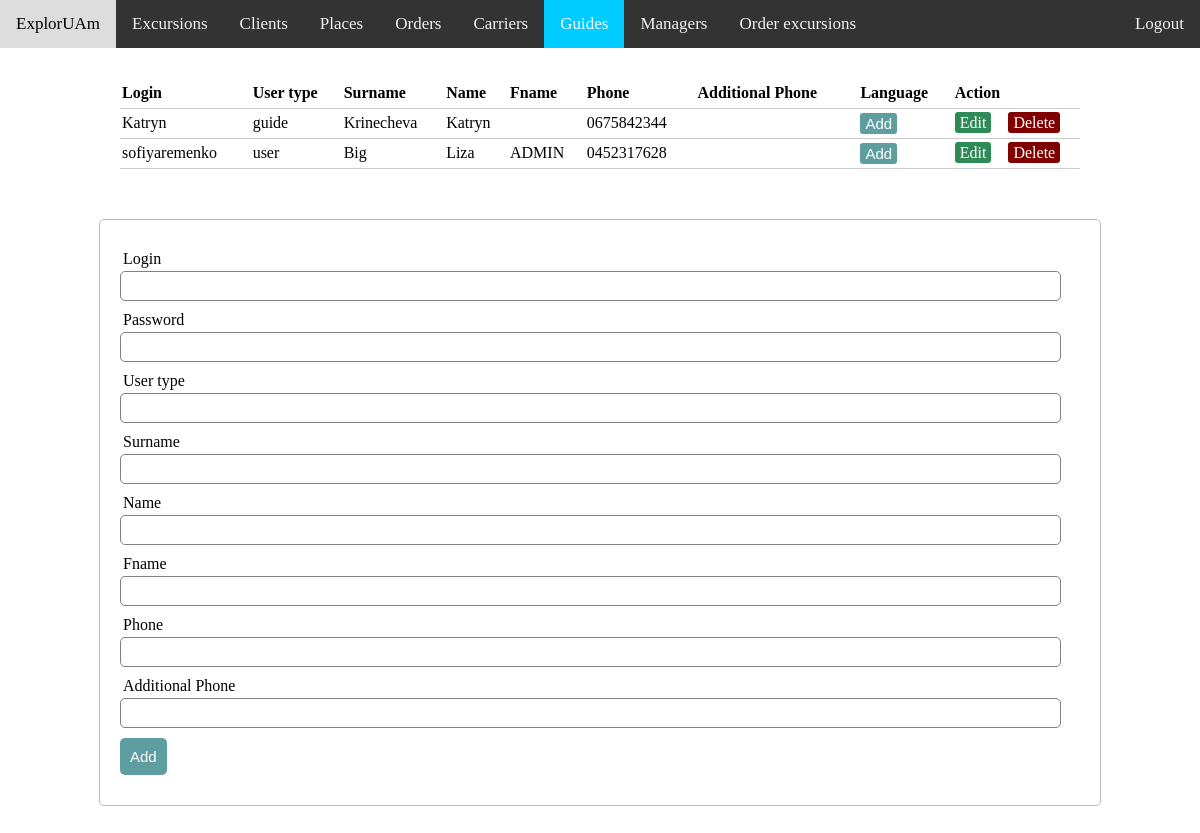
/admin_view/guides.php, run on an earlier commit of the app's database.
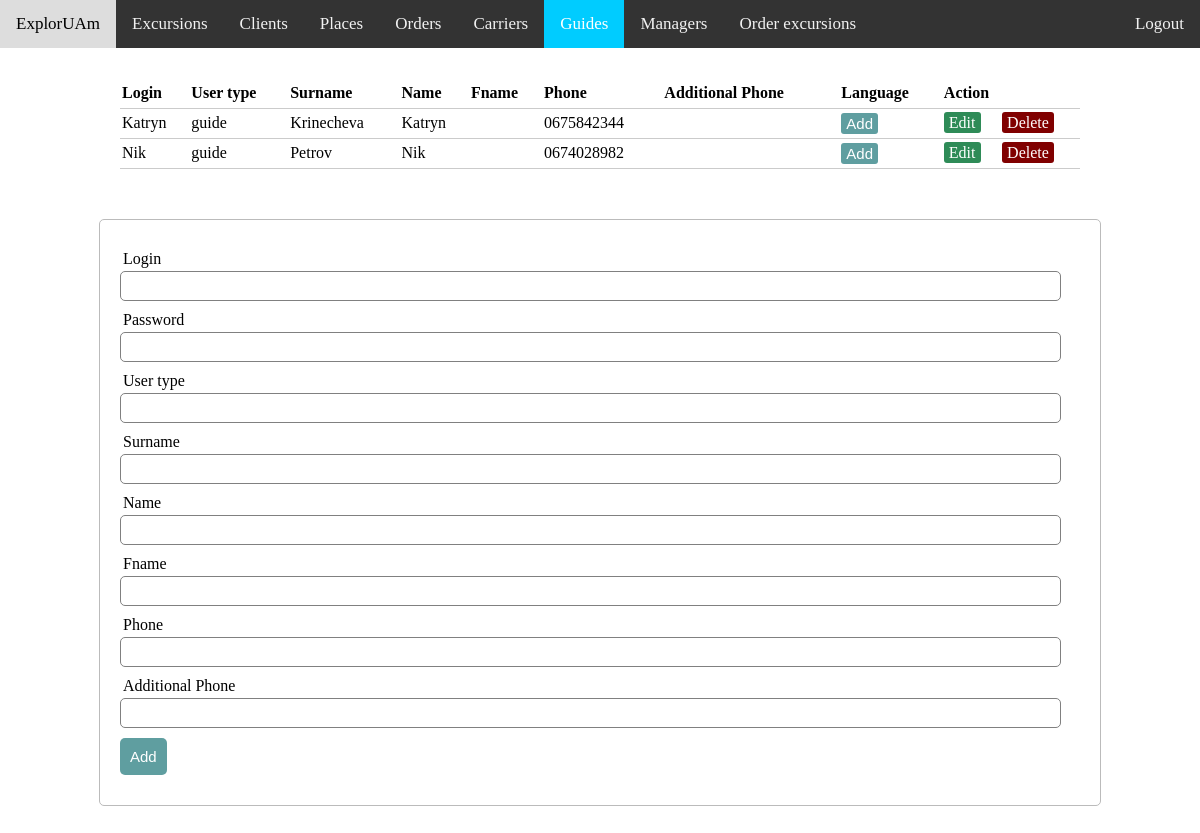
And on a later commit of the database.
### tables this page shows
CREATE TABLE IF NOT EXISTS `guides` (
  `tab_number` int(11) NOT NULL AUTO_INCREMENT,
  `g_login` varchar(32) NOT NULL,
  `g_password` varchar(500) NOT NULL,
  `g_usertype` varchar(5) NOT NULL,
  `g_surname` varchar(30) NOT NULL,
  `g_name` varchar(30) NOT NULL,
  `g_fname` varchar(30) DEFAULT NULL,
  `g_phone` char(10) NOT NULL,
  `g_anoth_phone` char(10) DEFAULT NULL,
  PRIMARY KEY (`tab_number`)
);

### admin_view/server.php (called while the page is built, shortened)
<?php
	$update = false;
	$g_login= "";
	$g_password= "";
	$g_usertype= "";
	$g_surname= "";
	$g_name= "";
	$g_fname= "";
	$g_phone= "";
	$g_anoth_phone= "";
?>

### admin_view/guides.php (the view, shortened to what this page needs)
<?php  include('server.php');
?>
<html>
<head>
<link rel="stylesheet" href="adminstyle.css">
</head>
<body>
<div class="topnav"> <a class="hover">ExplorUAm</a>
  <a href="excursions.php">Excursions</a>
  <a href="clients.php">Clients</a>
  <a href="places.php">Places</a>
  <a href="orders.php">Orders</a>
  <a href="carriers.php">Carriers</a>
  <a class="active" href="guides.php">Guides</a>
  <a href="managers.php">Managers</a>
  <a href="order_excursions.php">Order excursions</a>
  <a href="../logout.php" style="float:right"> Logout </a>
</div>
<?php $results = mysqli_query($db, "SELECT * FROM guides"); ?>
<table>
  <thead>
    <tr>
      <th>Login</th>
      <th>User type</th>
      <th>Surname</th>
      <th>Name</th>
      <th>Fname</th>
      <th>Phone</th>
      <th>Additional Phone</th>
      <th>Language</th>
      <th colspan="2">Action</th>
    </tr>
  </thead>
  <?php while ($row = mysqli_fetch_array($results)) { ?>
    <tr>
      <td><?php echo $row['g_login']; ?></td>
      <td><?php echo $row['g_usertype']; ?></td>
      <td><?php echo $row['g_surname']; ?></td>
      <td><?php echo $row['g_name']; ?></td>
      <td><?php echo $row['g_fname']; ?></td>
      <td><?php echo $row['g_phone']; ?></td>
      <td><?php echo $row['g_anoth_phone']; ?></td>
      <td>
        <button class="myBtn" id="myBtn"> Add </button></td>
      <td>
        <a href="guides.php?edit_g=<?php echo $row['tab_number']; ?>" class="edit_btn" >Edit</a>
      </td>
      <td>
        <a href="server.php?del_g=<?php echo $row['tab_number']; ?>" class="del_btn">Delete</a>
      </td>
    </tr>
  <?php } ?>
</table>
  <form method="post" action="server.php" >
    <div class="input-group">
      <label>Login</label>
      <input type="text" name="login" value="<?php echo $g_login; ?>">
    </div>
    <div class="input-group">
      <?php if ($update == false): ?>
      <label>Password</label>
      <input type="text" name="password" value="<?php echo $g_password; ?>">
      <?php else: ?>
      <input type="hidden" name="password" value="<?php echo $g_password; ?>">
      <?php endif ?>
    </div>
    <div class="input-group">
      <label>User type</label>
      <input type="text" name="usertype" value="<?php echo $g_usertype; ?>">
    </div>
    <div class="input-group">
      <label>Surname</label>
      <input type="text" name="surname"value="<?php echo $g_surname; ?>">
    </div>
    <div class="input-group">
      <label>Name</label>
      <input type="text" name="name" value="<?php echo $g_name; ?>">
    </div>
    <div class="input-group">
      <label>Fname</label>
      <input type="text" name="fname" value="<?php echo $g_fname; ?>">
    </div>
    <div class="input-group">
      <label>Phone</label>
      <input type="text" name="phone" value="<?php echo $g_phone; ?>">
    </div>
    <div class="input-group">
      <label>Additional Phone</label>
      <input type="text" name="anoth_phone" value="<?php echo $g_anoth_phone; ?>">
    </div>
    <div class="input-group">
      <?php if ($update == true): ?>
      <button class="btn" type="submit" name="update_g" style="background: #ddd;" >Update</button>
      <?php else: ?>
      <button class="btn" type="submit" name="save_g" >Add</button>
      <?php endif ?>
    </div>
  </form>
</body>
</html>

What changed in the data, as far as the page shows it:
removed guides: g_login "sofiyaremenko", g_usertype "user", g_surname "Big", g_name "Liza", g_fname "ADMIN", g_phone "0452317628"
added guides: g_login "Nik", g_usertype "guide", g_surname "Petrov", g_name "Nik", g_phone "0674028982"
